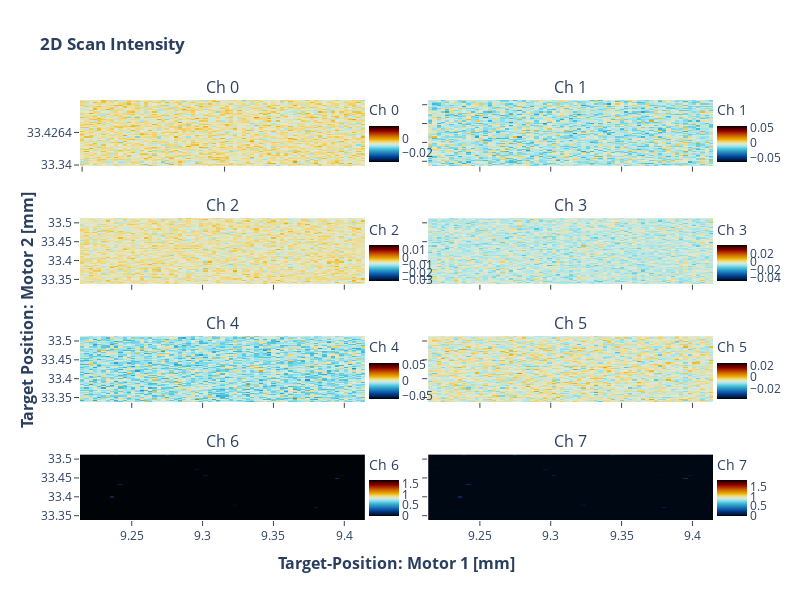

Notebook code cell kept with this figure:
### Markdown cell above
[[ go back to the top ]](#Table-of-contents)

### Code cell
### import plotly.graph_objects as go

#https://plotly.com/python-api-reference/generated/plotly.graph_objects.Figure.html
#https://plotly.github.io/plotly.py-docs/generated/plotly.graph_objects.Heatmap.html
#https://plotly.com/python-api-reference/generated/plotly.graph_objects.Layout.html#plotly.graph_objects.Layout
#https://plotly.com/python-api-reference/generated/plotly.subplots.make_subplots.html
#https://plotly.com/python/tick-formatting/
# go objects are grouped into 'one-indexed' subplot rows
#mth_row = 1
#nth_col = 1
#for row
# Set base figure for subplots
fig = make_subplots(rows = 4, #Display how many rows of objects 
                    cols = 2, #Display how many side-by-side?
                    subplot_titles = ['Ch 0', 'Ch 1', 'Ch 2', 'Ch 3',
                                      'Ch 4', 'Ch 5', 'Ch 6', 'Ch 7'],
                    #specs=[[{'secondary_y':False}, {'secondary_y':False}],
                    #       [{'secondary_y':False}, {'secondary_y':False}],
                    #       [{'secondary_y':False}, {'secondary_y':False}],
                    #       [{'secondary_y':False}, {'secondary_y':False}] ],
                    shared_xaxes = 'all',
                    shared_yaxes = 'all',
                    x_title = '<b>Target-Position: Motor 1 [mm]<b>',
                    y_title = '<b>Target Position: Motor 2 [mm]<b>',
                    print_grid = True,
                    start_cell = 'top-left')

###################################################################################################
loc_dict = {0: [1,1], 1: [1,2],
            2: [2,1], 3: [2,2],
            4: [3,1], 5: [3,2],
            6: [4,1], 7: [4,2]}

cbar_xlocs = [0.44, 0.99, 0.44, 0.99, 0.44, 0.99, 0.44, 0.99]
cbar_ylocs = [0.925, 0.925, 0.64, 0.64, 0.36, 0.36, 0.08, 0.08]

for ch in range(8):
    df = data_to_plot[ch]
    # Add heatmap trace to subplot
    fig.add_trace(go.Heatmap(x = df.columns,
                             #xaxis = 'x',
                             xgap = 0,
                             y = df.index,
                             #yaxis = 'y',
                             ygap = 0,
                             z = df, # Signal data of channel = ch
                             zmin = signal_mins[ch], # Specify or plotly defaults to df min/max
                             zmax = signal_maxs[ch],
                             colorscale = 'icefire',
                             colorbar = {'title': f'Ch {ch}',
                                         'len': 0.19,
                                         'x': cbar_xlocs[ch],
                                         'y': cbar_ylocs[ch]},
                             showscale = True),
                  row = loc_dict[ch][0],
                  col = loc_dict[ch][1],
                  secondary_y = False)
    # Format Axes
    fig.update_layout({'title':{'text': '<b>2D Scan Intensity<b>'},
                       'xaxis':{'tickmode': 'linear',
                                'tick0': motor_labels[1][0],
                                'dtick': step1_space*num_m1steps*.5,
                                'range' : [m1_position_min, m1_position_max] },
                       'yaxis':{'tickmode': 'linear',
                                'tick0': motor_labels[2][0],
                                'dtick': step1_space*num_m1steps*.43,
                                'range' : [m2_position_min, m2_position_max] },
                      },
                      width = 800,  # num_m1steps*mag_factor,
                      height = 600, # num_m2steps*mag_factor,
                      title_text = '<b>2D Scan Intensity<b>')
###################################################################################################
# # Add secondary axes
# fig.add_trace(go.Heatmap(x = df.columns,
#                          y = time_ax2, # Tau Delay-Axis (Motor-2), displayed 'Right'
#                          z = df, # Signal data of channel = ch
#                          #zmin = signal_mins[ch], # Specify or plotly defaults to df min/max 
#                          #zmax = signal_maxs[ch],
#                          colorscale = 'icefire'),
#               row = mth_row,
#               col = nth_col,
#               secondary_y = True)

# # Format Axes
# fig.update_layout({'title':{'text': '<b>2D Scan Intensity<b>'},
#                    'xaxis':{'title' : {'text' : 'Target-Position: Motor 1 [mm]'},
#                             'tickmode': 'linear',
#                             'tick0': motor_labels[1][0],
#                             'dtick': step1_space*num_m1steps*.5,
#                             'range' : [m1_position_min, m1_position_max] },
#                    'yaxis':{'title' : {'text' : 'Target Position: Motor 2 [mm]'},
#                             'tickmode': 'linear',
#                             'tick0': motor_labels[2][0],
#                             'dtick': step1_space*num_m1steps*.43,
#                             'range' : [m2_position_min, m2_position_max] },
#                   }, height = 600, width = 800, title_text = '<b>2D Scan Intensity<b>')


#fig.update_yaxes(title_text = 'Time Delay: Drive to Probe [fs]', secondary_y = True)
fig.update_xaxes(#showticklabels=True, 
                 ticks = 'outside')
fig.update_yaxes(#showticklabels=True, 
                 ticks = 'outside')

#fig.write_html('first_figure.html', auto_open=True)
# Draw inside label-channel indictor
fig.show()

### Figure 1 — Plotly figure (JSON) as saved in the notebook; plotly's stock layout.template omitted (floating-point values rounded to 4 significant figures; data arrays with more than 128 entries replaced by an {"elided": "..."} marker saying what was removed)
{"data": [{"colorbar": {"len": 0.19, "title": {"text": "Ch 0"}, "x": 0.44, "y": 0.925}, "colorscale": [[0, "#000000"], [0.0625, "#001f4d"], [0.125, "#003786"], [0.1875, "#0e58a8"], [0.25, "#217eb8"], [0.3125, "#30a4ca"], [0.375, "#54c8df"], [0.4375, "#9be4ef"], [0.5, "#e1e9d1"], [0.5625, "#f3d573"], [0.625, "#e7b000"], [0.6875, "#da8200"], [0.75, "#c65400"], [0.8125, "#ac2301"], [0.875, "#820000"], [0.9375, "#4c0000"], [1, "#000000"]], "showscale": true, "type": "heatmap", "x": [9.215, 9.218, 9.221, 9.224, 9.227, 9.23, 9.233, 9.236, 9.239, 9.242, 9.245, 9.248, 9.251, 9.254, 9.257, 9.26, 9.263, 9.266, 9.269, 9.272, 9.275, 9.278, 9.281, 9.284, 9.287, 9.29, 9.293, 9.296, 9.299, 9.302, 9.305, 9.308, 9.311, 9.314, 9.317, 9.32, 9.323, 9.326, 9.329, 9.332, 9.335, 9.338, 9.341, 9.344, 9.347, 9.35, 9.353, 9.356, 9.359, 9.362, 9.365, 9.368, 9.371, 9.374, 9.377, 9.38, 9.383, 9.386, 9.389, 9.392, 9.395, 9.398, 9.401, 9.404, 9.407, 9.41, 9.413], "xaxis": "x", "xgap": 0, "y": [33.34, 33.34, 33.35, 33.35, 33.35, 33.35, 33.36, 33.36, 33.36, 33.37, 33.37, 33.37, 33.38, 33.38, 33.38, 33.38, 33.39, 33.39, 33.39, 33.4, 33.4, 33.4, 33.41, 33.41, 33.41, 33.41, 33.42, 33.42, 33.42, 33.43, 33.43, 33.43, 33.44, 33.44, 33.44, 33.45, 33.45, 33.45, 33.45, 33.46, 33.46, 33.46, 33.47, 33.47, 33.47, 33.48, 33.48, 33.48, 33.48, 33.49, 33.49, 33.49, 33.5, 33.5, 33.5, 33.51, 33.51, 33.51], "yaxis": "y", "ygap": 0, "z": {"elided": "58x67 float values"}, "zmax": 0.018, "zmin": -0.0325}, {"colorbar": {"len": 0.19, "title": {"text": "Ch 1"}, "x": 0.99, "y": 0.925}, "colorscale": [[0, "#000000"], [0.0625, "#001f4d"], [0.125, "#003786"], [0.1875, "#0e58a8"], [0.25, "#217eb8"], [0.3125, "#30a4ca"], [0.375, "#54c8df"], [0.4375, "#9be4ef"], [0.5, "#e1e9d1"], [0.5625, "#f3d573"], [0.625, "#e7b000"], [0.6875, "#da8200"], [0.75, "#c65400"], [0.8125, "#ac2301"], [0.875, "#820000"], [0.9375, "#4c0000"], [1, "#000000"]], "showscale": true, "type": "heatmap", "x": [9.215, 9.218, 9.221, 9.224, 9.227, 9.23, 9.233, 9.236, 9.239, 9.242, 9.245, 9.248, 9.251, 9.254, 9.257, 9.26, 9.263, 9.266, 9.269, 9.272, 9.275, 9.278, 9.281, 9.284, 9.287, 9.29, 9.293, 9.296, 9.299, 9.302, 9.305, 9.308, 9.311, 9.314, 9.317, 9.32, 9.323, 9.326, 9.329, 9.332, 9.335, 9.338, 9.341, 9.344, 9.347, 9.35, 9.353, 9.356, 9.359, 9.362, 9.365, 9.368, 9.371, 9.374, 9.377, 9.38, 9.383, 9.386, 9.389, 9.392, 9.395, 9.398, 9.401, 9.404, 9.407, 9.41, 9.413], "xaxis": "x2", "xgap": 0, "y": [33.34, 33.34, 33.35, 33.35, 33.35, 33.35, 33.36, 33.36, 33.36, 33.37, 33.37, 33.37, 33.38, 33.38, 33.38, 33.38, 33.39, 33.39, 33.39, 33.4, 33.4, 33.4, 33.41, 33.41, 33.41, 33.41, 33.42, 33.42, 33.42, 33.43, 33.43, 33.43, 33.44, 33.44, 33.44, 33.45, 33.45, 33.45, 33.45, 33.46, 33.46, 33.46, 33.47, 33.47, 33.47, 33.48, 33.48, 33.48, 33.48, 33.49, 33.49, 33.49, 33.5, 33.5, 33.5, 33.51, 33.51, 33.51], "yaxis": "y2", "ygap": 0, "z": {"elided": "58x67 float values"}, "zmax": 0.0595, "zmin": -0.0634}, {"colorbar": {"len": 0.19, "title": {"text": "Ch 2"}, "x": 0.44, "y": 0.64}, "colorscale": [[0, "#000000"], [0.0625, "#001f4d"], [0.125, "#003786"], [0.1875, "#0e58a8"], [0.25, "#217eb8"], [0.3125, "#30a4ca"], [0.375, "#54c8df"], [0.4375, "#9be4ef"], [0.5, "#e1e9d1"], [0.5625, "#f3d573"], [0.625, "#e7b000"], [0.6875, "#da8200"], [0.75, "#c65400"], [0.8125, "#ac2301"], [0.875, "#820000"], [0.9375, "#4c0000"], [1, "#000000"]], "showscale": true, "type": "heatmap", "x": [9.215, 9.218, 9.221, 9.224, 9.227, 9.23, 9.233, 9.236, 9.239, 9.242, 9.245, 9.248, 9.251, 9.254, 9.257, 9.26, 9.263, 9.266, 9.269, 9.272, 9.275, 9.278, 9.281, 9.284, 9.287, 9.29, 9.293, 9.296, 9.299, 9.302, 9.305, 9.308, 9.311, 9.314, 9.317, 9.32, 9.323, 9.326, 9.329, 9.332, 9.335, 9.338, 9.341, 9.344, 9.347, 9.35, 9.353, 9.356, 9.359, 9.362, 9.365, 9.368, 9.371, 9.374, 9.377, 9.38, 9.383, 9.386, 9.389, 9.392, 9.395, 9.398, 9.401, 9.404, 9.407, 9.41, 9.413], "xaxis": "x3", "xgap": 0, "y": [33.34, 33.34, 33.35, 33.35, 33.35, 33.35, 33.36, 33.36, 33.36, 33.37, 33.37, 33.37, 33.38, 33.38, 33.38, 33.38, 33.39, 33.39, 33.39, 33.4, 33.4, 33.4, 33.41, 33.41, 33.41, 33.41, 33.42, 33.42, 33.42, 33.43, 33.43, 33.43, 33.44, 33.44, 33.44, 33.45, 33.45, 33.45, 33.45, 33.46, 33.46, 33.46, 33.47, 33.47, 33.47, 33.48, 33.48, 33.48, 33.48, 33.49, 33.49, 33.49, 33.5, 33.5, 33.5, 33.51, 33.51, 33.51], "yaxis": "y3", "ygap": 0, "z": {"elided": "58x67 float values"}, "zmax": 0.0167, "zmin": -0.0315}, {"colorbar": {"len": 0.19, "title": {"text": "Ch 3"}, "x": 0.99, "y": 0.64}, "colorscale": [[0, "#000000"], [0.0625, "#001f4d"], [0.125, "#003786"], [0.1875, "#0e58a8"], [0.25, "#217eb8"], [0.3125, "#30a4ca"], [0.375, "#54c8df"], [0.4375, "#9be4ef"], [0.5, "#e1e9d1"], [0.5625, "#f3d573"], [0.625, "#e7b000"], [0.6875, "#da8200"], [0.75, "#c65400"], [0.8125, "#ac2301"], [0.875, "#820000"], [0.9375, "#4c0000"], [1, "#000000"]], "showscale": true, "type": "heatmap", "x": [9.215, 9.218, 9.221, 9.224, 9.227, 9.23, 9.233, 9.236, 9.239, 9.242, 9.245, 9.248, 9.251, 9.254, 9.257, 9.26, 9.263, 9.266, 9.269, 9.272, 9.275, 9.278, 9.281, 9.284, 9.287, 9.29, 9.293, 9.296, 9.299, 9.302, 9.305, 9.308, 9.311, 9.314, 9.317, 9.32, 9.323, 9.326, 9.329, 9.332, 9.335, 9.338, 9.341, 9.344, 9.347, 9.35, 9.353, 9.356, 9.359, 9.362, 9.365, 9.368, 9.371, 9.374, 9.377, 9.38, 9.383, 9.386, 9.389, 9.392, 9.395, 9.398, 9.401, 9.404, 9.407, 9.41, 9.413], "xaxis": "x4", "xgap": 0, "y": [33.34, 33.34, 33.35, 33.35, 33.35, 33.35, 33.36, 33.36, 33.36, 33.37, 33.37, 33.37, 33.38, 33.38, 33.38, 33.38, 33.39, 33.39, 33.39, 33.4, 33.4, 33.4, 33.41, 33.41, 33.41, 33.41, 33.42, 33.42, 33.42, 33.43, 33.43, 33.43, 33.44, 33.44, 33.44, 33.45, 33.45, 33.45, 33.45, 33.46, 33.46, 33.46, 33.47, 33.47, 33.47, 33.48, 33.48, 33.48, 33.48, 33.49, 33.49, 33.49, 33.5, 33.5, 33.5, 33.51, 33.51, 33.51], "yaxis": "y4", "ygap": 0, "z": {"elided": "58x67 float values"}, "zmax": 0.0399, "zmin": -0.0476}, {"colorbar": {"len": 0.19, "title": {"text": "Ch 4"}, "x": 0.44, "y": 0.36}, "colorscale": [[0, "#000000"], [0.0625, "#001f4d"], [0.125, "#003786"], [0.1875, "#0e58a8"], [0.25, "#217eb8"], [0.3125, "#30a4ca"], [0.375, "#54c8df"], [0.4375, "#9be4ef"], [0.5, "#e1e9d1"], [0.5625, "#f3d573"], [0.625, "#e7b000"], [0.6875, "#da8200"], [0.75, "#c65400"], [0.8125, "#ac2301"], [0.875, "#820000"], [0.9375, "#4c0000"], [1, "#000000"]], "showscale": true, "type": "heatmap", "x": [9.215, 9.218, 9.221, 9.224, 9.227, 9.23, 9.233, 9.236, 9.239, 9.242, 9.245, 9.248, 9.251, 9.254, 9.257, 9.26, 9.263, 9.266, 9.269, 9.272, 9.275, 9.278, 9.281, 9.284, 9.287, 9.29, 9.293, 9.296, 9.299, 9.302, 9.305, 9.308, 9.311, 9.314, 9.317, 9.32, 9.323, 9.326, 9.329, 9.332, 9.335, 9.338, 9.341, 9.344, 9.347, 9.35, 9.353, 9.356, 9.359, 9.362, 9.365, 9.368, 9.371, 9.374, 9.377, 9.38, 9.383, 9.386, 9.389, 9.392, 9.395, 9.398, 9.401, 9.404, 9.407, 9.41, 9.413], "xaxis": "x5", "xgap": 0, "y": [33.34, 33.34, 33.35, 33.35, 33.35, 33.35, 33.36, 33.36, 33.36, 33.37, 33.37, 33.37, 33.38, 33.38, 33.38, 33.38, 33.39, 33.39, 33.39, 33.4, 33.4, 33.4, 33.41, 33.41, 33.41, 33.41, 33.42, 33.42, 33.42, 33.43, 33.43, 33.43, 33.44, 33.44, 33.44, 33.45, 33.45, 33.45, 33.45, 33.46, 33.46, 33.46, 33.47, 33.47, 33.47, 33.48, 33.48, 33.48, 33.48, 33.49, 33.49, 33.49, 33.5, 33.5, 33.5, 33.51, 33.51, 33.51], "yaxis": "y5", "ygap": 0, "z": {"elided": "58x67 float values"}, "zmax": 0.057, "zmin": -0.0589}, {"colorbar": {"len": 0.19, "title": {"text": "Ch 5"}, "x": 0.99, "y": 0.36}, "colorscale": [[0, "#000000"], [0.0625, "#001f4d"], [0.125, "#003786"], [0.1875, "#0e58a8"], [0.25, "#217eb8"], [0.3125, "#30a4ca"], [0.375, "#54c8df"], [0.4375, "#9be4ef"], [0.5, "#e1e9d1"], [0.5625, "#f3d573"], [0.625, "#e7b000"], [0.6875, "#da8200"], [0.75, "#c65400"], [0.8125, "#ac2301"], [0.875, "#820000"], [0.9375, "#4c0000"], [1, "#000000"]], "showscale": true, "type": "heatmap", "x": [9.215, 9.218, 9.221, 9.224, 9.227, 9.23, 9.233, 9.236, 9.239, 9.242, 9.245, 9.248, 9.251, 9.254, 9.257, 9.26, 9.263, 9.266, 9.269, 9.272, 9.275, 9.278, 9.281, 9.284, 9.287, 9.29, 9.293, 9.296, 9.299, 9.302, 9.305, 9.308, 9.311, 9.314, 9.317, 9.32, 9.323, 9.326, 9.329, 9.332, 9.335, 9.338, 9.341, 9.344, 9.347, 9.35, 9.353, 9.356, 9.359, 9.362, 9.365, 9.368, 9.371, 9.374, 9.377, 9.38, 9.383, 9.386, 9.389, 9.392, 9.395, 9.398, 9.401, 9.404, 9.407, 9.41, 9.413], "xaxis": "x6", "xgap": 0, "y": [33.34, 33.34, 33.35, 33.35, 33.35, 33.35, 33.36, 33.36, 33.36, 33.37, 33.37, 33.37, 33.38, 33.38, 33.38, 33.38, 33.39, 33.39, 33.39, 33.4, 33.4, 33.4, 33.41, 33.41, 33.41, 33.41, 33.42, 33.42, 33.42, 33.43, 33.43, 33.43, 33.44, 33.44, 33.44, 33.45, 33.45, 33.45, 33.45, 33.46, 33.46, 33.46, 33.47, 33.47, 33.47, 33.48, 33.48, 33.48, 33.48, 33.49, 33.49, 33.49, 33.5, 33.5, 33.5, 33.51, 33.51, 33.51], "yaxis": "y6", "ygap": 0, "z": {"elided": "58x67 float values"}, "zmax": 0.0254, "zmin": -0.038}, {"colorbar": {"len": 0.19, "title": {"text": "Ch 6"}, "x": 0.44, "y": 0.08}, "colorscale": [[0, "#000000"], [0.0625, "#001f4d"], [0.125, "#003786"], [0.1875, "#0e58a8"], [0.25, "#217eb8"], [0.3125, "#30a4ca"], [0.375, "#54c8df"], [0.4375, "#9be4ef"], [0.5, "#e1e9d1"], [0.5625, "#f3d573"], [0.625, "#e7b000"], [0.6875, "#da8200"], [0.75, "#c65400"], [0.8125, "#ac2301"], [0.875, "#820000"], [0.9375, "#4c0000"], [1, "#000000"]], "showscale": true, "type": "heatmap", "x": [9.215, 9.218, 9.221, 9.224, 9.227, 9.23, 9.233, 9.236, 9.239, 9.242, 9.245, 9.248, 9.251, 9.254, 9.257, 9.26, 9.263, 9.266, 9.269, 9.272, 9.275, 9.278, 9.281, 9.284, 9.287, 9.29, 9.293, 9.296, 9.299, 9.302, 9.305, 9.308, 9.311, 9.314, 9.317, 9.32, 9.323, 9.326, 9.329, 9.332, 9.335, 9.338, 9.341, 9.344, 9.347, 9.35, 9.353, 9.356, 9.359, 9.362, 9.365, 9.368, 9.371, 9.374, 9.377, 9.38, 9.383, 9.386, 9.389, 9.392, 9.395, 9.398, 9.401, 9.404, 9.407, 9.41, 9.413], "xaxis": "x7", "xgap": 0, "y": [33.34, 33.34, 33.35, 33.35, 33.35, 33.35, 33.36, 33.36, 33.36, 33.37, 33.37, 33.37, 33.38, 33.38, 33.38, 33.38, 33.39, 33.39, 33.39, 33.4, 33.4, 33.4, 33.41, 33.41, 33.41, 33.41, 33.42, 33.42, 33.42, 33.43, 33.43, 33.43, 33.44, 33.44, 33.44, 33.45, 33.45, 33.45, 33.45, 33.46, 33.46, 33.46, 33.47, 33.47, 33.47, 33.48, 33.48, 33.48, 33.48, 33.49, 33.49, 33.49, 33.5, 33.5, 33.5, 33.51, 33.51, 33.51], "yaxis": "y7", "ygap": 0, "z": {"elided": "58x67 float values"}, "zmax": 1.671, "zmin": -0.0325}, {"colorbar": {"len": 0.19, "title": {"text": "Ch 7"}, "x": 0.99, "y": 0.08}, "colorscale": [[0, "#000000"], [0.0625, "#001f4d"], [0.125, "#003786"], [0.1875, "#0e58a8"], [0.25, "#217eb8"], [0.3125, "#30a4ca"], [0.375, "#54c8df"], [0.4375, "#9be4ef"], [0.5, "#e1e9d1"], [0.5625, "#f3d573"], [0.625, "#e7b000"], [0.6875, "#da8200"], [0.75, "#c65400"], [0.8125, "#ac2301"], [0.875, "#820000"], [0.9375, "#4c0000"], [1, "#000000"]], "showscale": true, "type": "heatmap", "x": [9.215, 9.218, 9.221, 9.224, 9.227, 9.23, 9.233, 9.236, 9.239, 9.242, 9.245, 9.248, 9.251, 9.254, 9.257, 9.26, 9.263, 9.266, 9.269, 9.272, 9.275, 9.278, 9.281, 9.284, 9.287, 9.29, 9.293, 9.296, 9.299, 9.302, 9.305, 9.308, 9.311, 9.314, 9.317, 9.32, 9.323, 9.326, 9.329, 9.332, 9.335, 9.338, 9.341, 9.344, 9.347, 9.35, 9.353, 9.356, 9.359, 9.362, 9.365, 9.368, 9.371, 9.374, 9.377, 9.38, 9.383, 9.386, 9.389, 9.392, 9.395, 9.398, 9.401, 9.404, 9.407, 9.41, 9.413], "xaxis": "x8", "xgap": 0, "y": [33.34, 33.34, 33.35, 33.35, 33.35, 33.35, 33.36, 33.36, 33.36, 33.37, 33.37, 33.37, 33.38, 33.38, 33.38, 33.38, 33.39, 33.39, 33.39, 33.4, 33.4, 33.4, 33.41, 33.41, 33.41, 33.41, 33.42, 33.42, 33.42, 33.43, 33.43, 33.43, 33.44, 33.44, 33.44, 33.45, 33.45, 33.45, 33.45, 33.46, 33.46, 33.46, 33.47, 33.47, 33.47, 33.48, 33.48, 33.48, 33.48, 33.49, 33.49, 33.49, 33.5, 33.5, 33.5, 33.51, 33.51, 33.51], "yaxis": "y8", "ygap": 0, "z": {"elided": "58x67 float values"}, "zmax": 1.827, "zmin": -0.0257}], "layout": {"annotations": [{"font": {"size": 16}, "showarrow": false, "text": "Ch 0", "x": 0.225, "xanchor": "center", "xref": "paper", "y": 1, "yanchor": "bottom", "yref": "paper"}, {"font": {"size": 16}, "showarrow": false, "text": "Ch 1", "x": 0.775, "xanchor": "center", "xref": "paper", "y": 1, "yanchor": "bottom", "yref": "paper"}, {"font": {"size": 16}, "showarrow": false, "text": "Ch 2", "x": 0.225, "xanchor": "center", "xref": "paper", "y": 0.7188, "yanchor": "bottom", "yref": "paper"}, {"font": {"size": 16}, "showarrow": false, "text": "Ch 3", "x": 0.775, "xanchor": "center", "xref": "paper", "y": 0.7188, "yanchor": "bottom", "yref": "paper"}, {"font": {"size": 16}, "showarrow": false, "text": "Ch 4", "x": 0.225, "xanchor": "center", "xref": "paper", "y": 0.4375, "yanchor": "bottom", "yref": "paper"}, {"font": {"size": 16}, "showarrow": false, "text": "Ch 5", "x": 0.775, "xanchor": "center", "xref": "paper", "y": 0.4375, "yanchor": "bottom", "yref": "paper"}, {"font": {"size": 16}, "showarrow": false, "text": "Ch 6", "x": 0.225, "xanchor": "center", "xref": "paper", "y": 0.1562, "yanchor": "bottom", "yref": "paper"}, {"font": {"size": 16}, "showarrow": false, "text": "Ch 7", "x": 0.775, "xanchor": "center", "xref": "paper", "y": 0.1562, "yanchor": "bottom", "yref": "paper"}, {"font": {"size": 16}, "showarrow": false, "text": "<b>Target-Position: Motor 1 [mm]<b>", "x": 0.5, "xanchor": "center", "xref": "paper", "y": 0, "yanchor": "top", "yref": "paper", "yshift": -30}, {"font": {"size": 16}, "showarrow": false, "text": "<b>Target Position: Motor 2 [mm]<b>", "textangle": -90, "x": 0, "xanchor": "right", "xref": "paper", "xshift": -40, "y": 0.5, "yanchor": "middle", "yref": "paper"}], "height": 600, "title": {"text": "<b>2D Scan Intensity<b>"}, "width": 800, "xaxis": {"anchor": "y", "domain": [0, 0.45], "dtick": 0.1005, "matches": "x7", "range": [9.215, 9.413], "showticklabels": false, "tick0": 9.215, "tickmode": "linear", "ticks": "outside", "type": "linear"}, "xaxis2": {"anchor": "y2", "domain": [0.55, 1], "matches": "x7", "showticklabels": false, "ticks": "outside", "type": "linear"}, "xaxis3": {"anchor": "y3", "domain": [0, 0.45], "matches": "x7", "showticklabels": false, "ticks": "outside", "type": "linear"}, "xaxis4": {"anchor": "y4", "domain": [0.55, 1], "matches": "x7", "showticklabels": false, "ticks": "outside", "type": "linear"}, "xaxis5": {"anchor": "y5", "domain": [0, 0.45], "matches": "x7", "showticklabels": false, "ticks": "outside", "type": "linear"}, "xaxis6": {"anchor": "y6", "domain": [0.55, 1], "matches": "x7", "showticklabels": false, "ticks": "outside", "type": "linear"}, "xaxis7": {"anchor": "y7", "domain": [0, 0.45], "ticks": "outside", "type": "linear"}, "xaxis8": {"anchor": "y8", "domain": [0.55, 1], "matches": "x7", "ticks": "outside", "type": "linear"}, "yaxis": {"anchor": "x", "domain": [0.8438, 1], "dtick": 0.08643, "matches": "y7", "range": [33.34, 33.51], "tick0": 33.34, "tickmode": "linear", "ticks": "outside", "type": "linear"}, "yaxis2": {"anchor": "x2", "domain": [0.8438, 1], "matches": "y7", "showticklabels": false, "ticks": "outside", "type": "linear"}, "yaxis3": {"anchor": "x3", "domain": [0.5625, 0.7188], "matches": "y7", "ticks": "outside", "type": "linear"}, "yaxis4": {"anchor": "x4", "domain": [0.5625, 0.7188], "matches": "y7", "showticklabels": false, "ticks": "outside", "type": "linear"}, "yaxis5": {"anchor": "x5", "domain": [0.2812, 0.4375], "matches": "y7", "ticks": "outside", "type": "linear"}, "yaxis6": {"anchor": "x6", "domain": [0.2812, 0.4375], "matches": "y7", "showticklabels": false, "ticks": "outside", "type": "linear"}, "yaxis7": {"anchor": "x7", "domain": [0, 0.1562], "ticks": "outside", "type": "linear"}, "yaxis8": {"anchor": "x8", "domain": [0, 0.1562], "matches": "y7", "showticklabels": false, "ticks": "outside", "type": "linear"}}}
